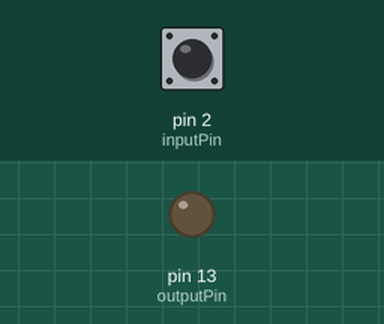
Simulated run of this sketch. Board: Arduino Mega 2560, built with avr-gcc and run on an emulated ATmega2560. Shown: output pins drawn as LEDs (lit = HIGH). Inputs (shaded band) come from the test bench; at power-on: pin 2 (inputPin) HIGH.

Above: at 1.2 s.
1.3 s: pin 2 (inputPin) pulled LOW for 0.15 s
At 1.37 s:
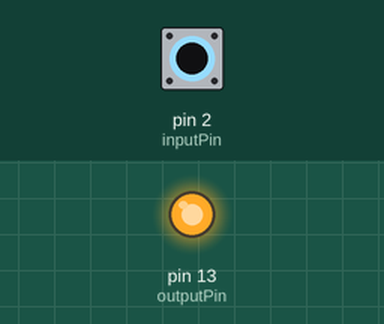
2.9 s: pin 2 (inputPin) pulled LOW for 3.2 s
At 7.3 s:
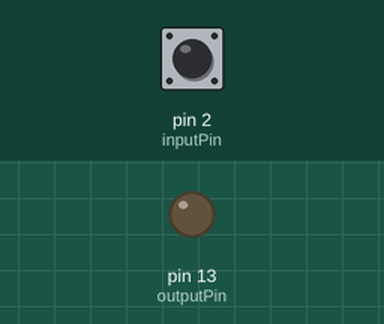
Timing chart, 0 to 8.8 s (numbered marks = the images above; inputs shaded):
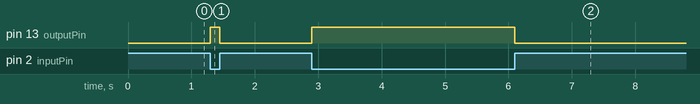

Measured:
- after the input at 1.3 s, pin 13 (outputPin): LOW → HIGH at once, → LOW 0.15 s later
- after the input at 2.9 s, pin 13 (outputPin): LOW → HIGH at once, → LOW 3.2 s later

The sketch:

InputPullUp.ino
```cpp
/*
* InputPullUp.ino
*
* Created: 7/13/2014 9:49:08 AM
* Author: MIR
*/
int inputPin=2,outputPin=13;
void setup()
{

	/* add setup code here, setup code runs once when the processor starts */
	//pinMode(inputPin,INPUT);
	//digitalWrite(inputPin,HIGH);
	pinMode(inputPin,INPUT_PULLUP);
	pinMode(outputPin,OUTPUT);

}

void loop()
{

	/* add main program code here, this code starts again each time it ends */
	int input=digitalRead(inputPin);
	if (input==HIGH)
	{
		digitalWrite(outputPin,LOW);
	}
	else
	{
		digitalWrite(outputPin,HIGH);
	}

}
```
